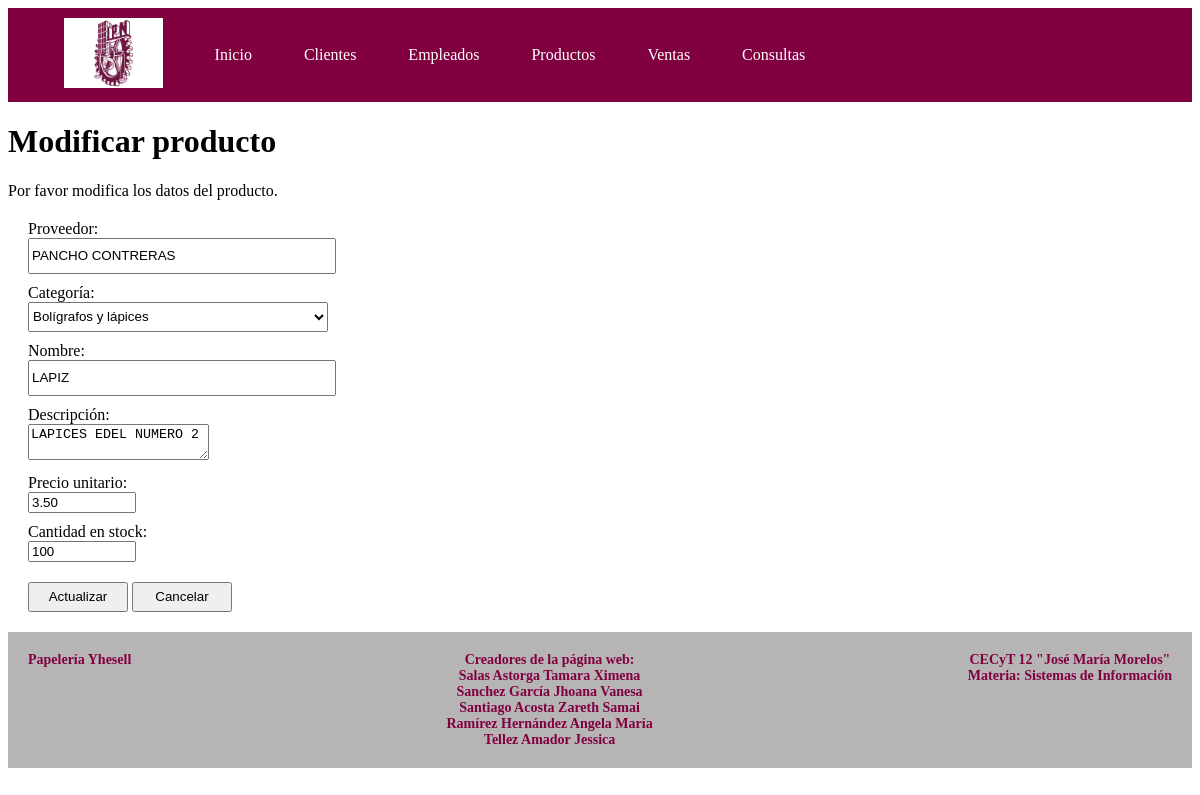
The page /modificar_producto.php?id=1 on the database its author committed.
### tables this page shows
CREATE TABLE `tbl_productos` (
  `id_producto` int(11) NOT NULL,
  `fecha_compra` datetime NOT NULL,
  `proveedor` varchar(60) NOT NULL,
  `categoria` varchar(30) NOT NULL,
  `nombre_producto` varchar(50) NOT NULL,
  `descripcion_producto` text DEFAULT NULL,
  `precio_unitario` decimal(10,2) NOT NULL,
  `cantidad_stock` int(11) NOT NULL
);

### funciones/funciones.php (called while the page is built, shortened)
<?php
function obtenerProductoPorID($id, $conexion) {
    $consulta = $conexion->prepare("SELECT * FROM tbl_productos WHERE id_producto = :id");
    $consulta->bindParam(':id', $id);
    $consulta->execute();
    return $consulta->fetch(PDO::FETCH_ASSOC);
}
?>

### modificar_producto.php (the view, shortened to what this page needs)
<?php
require_once 'conexion/conexion.php';
require_once 'funciones/funciones.php';
if (isset($_GET['id'])) {
    $idProducto = $_GET['id'];
    $producto = obtenerProductoPorID($idProducto, $conexion);
} else {
    echo 'ID de producto no especificado';
    exit();
}
require_once 'header_footer/header.php';
?>
    <h1>Modificar producto</h1>
    <p>Por favor modifica los datos del producto.</p>
    <form method="POST" action="modificar_producto.php">
        <label for="proveedor">Proveedor:</label>
        <input type="text" name="proveedor" maxlength="60" id="proveedor" value="<?php echo $producto['proveedor']; ?>" placeholder="Ingresa un nombre..." required><br>
        <label for="categoria">Categoría:</label>
        <select name="categoria" id="categoria" required>
            <option value="Bolígrafos y lápices" <?php if ($producto['categoria'] === 'Bolígrafos y lápices') echo 'selected'; ?>>Bolígrafos y lápices</option>
        </select><br>
        <label for="nombre_producto">Nombre:</label>
        <input type="text" name="nombre_producto" id="nombre_producto" value="<?php echo $producto['nombre_producto']; ?>" placeholder="Ingresa un nombre..." required><br>
        <label for="descripcion_producto">Descripción:</label>
        <textarea name="descripcion_producto" id="descripcion_producto" placeholder="Ingresa una descripción..." required><?php echo $producto['descripcion_producto']; ?></textarea><br>
        <label for="precio_unitario">Precio unitario:</label>
        <input type="number" name="precio_unitario" id="precio_unitario" step="0.01" value="<?php echo $producto['precio_unitario']; ?>" placeholder="Precio..." required><br>
        <label for="cantidad_stock">Cantidad en stock:</label>
        <input type="number" name="cantidad_stock" id="cantidad_stock" value="<?php echo $producto['cantidad_stock']; ?>" placeholder="Cantidad..." required><br>
        <input type="submit" value="Actualizar">
        <input type="submit" href="productos.php" value="Cancelar">
    </form>
<?php
require_once 'header_footer/footer.php';
?>
</body>
</html>

### css/styles.css (style rules this page uses)
form { margin: 20px; }
label { display: block; margin-top: 10px; }
input[type="text"], select { width: 300px; height: 30px; }
input[type="submit"] { margin-top: 20px; width: 100px; height: 30px; }
input[type=number] { width: 100px; }

### rows shown on the page
tbl_productos: proveedor "PANCHO CONTRERAS", categoria "Bolígrafos y lápices", nombre_producto "LAPIZ", descripcion_producto "LAPICES EDEL NUMERO 2", precio_unitario "3.50", cantidad_stock "100"
